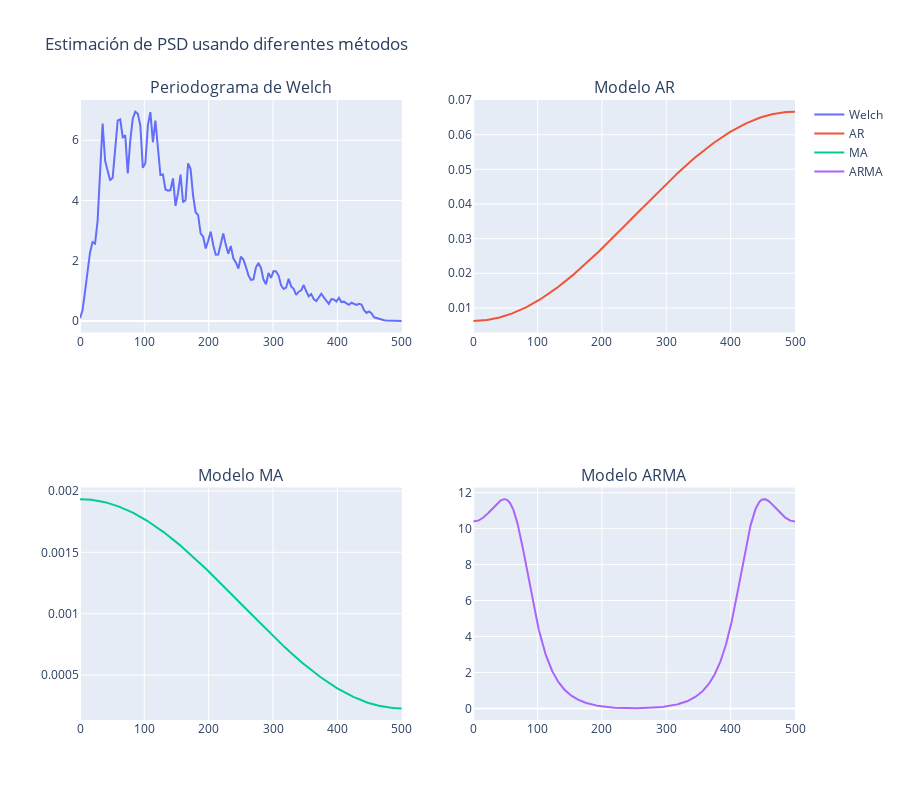

The code cell stored with this chart in its notebook:
### Markdown cell above
### Procesado de señal muscular 

Utilizando las señales que se le proporcionan para esta práctica, compare el funcionamiento del periodograma de welch con cada uno de los modelos presentados durante el desarrollo.

### Code cell
import numpy as np  # Importar la biblioteca numpy para manejo de arrays y funciones matemáticas
import matplotlib.pyplot as plt  # Importar matplotlib para crear gráficos
from scipy.signal import welch  # Importar welch de scipy para calcular el periodograma de Welch
from spectrum import Periodogram, arma2psd, ma, aryule  # Importar funciones de spectrum para estimación de modelos
import plotly.graph_objects as go  # Importar plotly para crear gráficos interactivos
from plotly.subplots import make_subplots  # Importar make_subplots para crear subgráficos

# Cargar las señales de las actividades desde archivos de texto
Bowing = np.loadtxt("./Actividades/Bowing.txt")
Clapping = np.loadtxt("./Actividades/Clapping.txt")
Handshaking = np.loadtxt("./Actividades/Handshaking.txt")
Hugging = np.loadtxt("./Actividades/Hugging.txt")
Jumping = np.loadtxt("./Actividades/Jumping.txt")
Running = np.loadtxt("./Actividades/Running.txt")
Seating = np.loadtxt("./Actividades/Seating.txt")
Standing = np.loadtxt("./Actividades/Standing.txt")
Walking = np.loadtxt("./Actividades/Walking.txt")
Waving = np.loadtxt("./Actividades/Waving.txt")

# Seleccionar una señal para analizar (por ejemplo, Bowing)
signal = Bowing
if signal.ndim > 1:  # Si tiene más de una dimensión
    signal = signal[:, 0]  # Tomamos solo la primera columna
fs = 1000  # Suponiendo una frecuencia de muestreo de 1000 Hz

# Periodograma de Welch
f_welch, Pxx_welch = welch(signal, fs=fs, nperseg=256) # Calcular el periodograma de Welch

# Modelo AR
ar_order = 4  # Orden del modelo AR
AR, rho, k = aryule(signal, ar_order) # Estimar los parámetros del modelo AR
psd_ar = Periodogram(AR, NFFT=1024, sampling=fs)  # Crear el periodograma del modelo AR
psd_ar()  # Calcular la PSD
f_ar = psd_ar.frequencies()  # Obtener las frecuencias
Pxx_ar = psd_ar.psd  # Obtener la PSD

# Modelo MA
ma_order = 4  # Orden del modelo MA
MA, P = ma(signal, ma_order, M=20) # Estimar los parámetros del modelo MA
psd_ma = Periodogram(MA, NFFT=1024, sampling=fs)  # Crear el periodograma del modelo MA
psd_ma()  # Calcular la PSD
f_ma = psd_ma.frequencies()  # Obtener las frecuencias
Pxx_ma = psd_ma.psd  # Obtener la PSDma_estimate(signal, ma_order)

# Modelo ARMA
arma_order = (2, 2)  # Orden del modelo ARMA (AR=2, MA=2)
A, _, _ = aryule(signal, arma_order[0])  # Coeficientes AR
B, _ = ma(signal, arma_order[1], M=20) # Coeficientes MA          # Estimar los coeficientes ARMA
psd_arma = arma2psd(A=A, B=B, NFFT=1024)  # Crear el periodograma del modelo ARMA
#psd_arma()  # Calcular la PSD
f_arma = np.linspace(0, fs/2, len(psd_arma))  # Obtener las frecuencias normalizadas
Pxx_arma = psd_arma[:len(f_arma)]  # Obtener la PSD

# Crear subplots
fig = make_subplots(
    rows=2,  # Número de filas de subgráficos
    cols=2,  # Número de columnas de subgráficos
    subplot_titles=("Periodograma de Welch", "Modelo AR", "Modelo MA", "Modelo ARMA"),  # Títulos de los subgráficos
)

# Añadir trazas para el periodograma de Welch
fig.add_trace(
    go.Scatter(x=f_welch, y=Pxx_welch, mode="lines", name="Welch"), row=1, col=1
)

# Añadir trazas para el modelo AR
fig.add_trace(go.Scatter(x=f_ar, y=Pxx_ar, mode="lines", name="AR"), row=1, col=2)

# Añadir trazas para el modelo MA
fig.add_trace(go.Scatter(x=f_ma, y=Pxx_ma, mode="lines", name="MA"), row=2, col=1)

# Añadir trazas para el modelo ARMA
fig.add_trace(go.Scatter(x=f_arma, y=Pxx_arma, mode="lines", name="ARMA"), row=2, col=2)

# Actualizar el layout
fig.update_layout(title_text="Estimación de PSD usando diferentes métodos", height=800)

# Mostrar la gráfica
fig.show()

### Figure 1 — Plotly figure (JSON) as saved in the notebook; plotly's stock layout.template omitted (floating-point values rounded to 4 significant figures; data arrays with more than 128 entries replaced by an {"elided": "..."} marker saying what was removed)
{"data": [{"mode": "lines", "name": "Welch", "type": "scatter", "x": {"elided": "129 float values"}, "xaxis": "x", "y": {"elided": "129 float values"}, "yaxis": "y"}, {"mode": "lines", "name": "AR", "type": "scatter", "x": {"elided": "513 float values"}, "xaxis": "x2", "y": {"elided": "513 float values"}, "yaxis": "y2"}, {"mode": "lines", "name": "MA", "type": "scatter", "x": {"elided": "513 float values"}, "xaxis": "x3", "y": {"elided": "513 float values"}, "yaxis": "y3"}, {"mode": "lines", "name": "ARMA", "type": "scatter", "x": {"elided": "1024 float values"}, "xaxis": "x4", "y": {"elided": "1024 float values"}, "yaxis": "y4"}], "layout": {"annotations": [{"font": {"size": 16}, "showarrow": false, "text": "Periodograma de Welch", "x": 0.225, "xanchor": "center", "xref": "paper", "y": 1, "yanchor": "bottom", "yref": "paper"}, {"font": {"size": 16}, "showarrow": false, "text": "Modelo AR", "x": 0.775, "xanchor": "center", "xref": "paper", "y": 1, "yanchor": "bottom", "yref": "paper"}, {"font": {"size": 16}, "showarrow": false, "text": "Modelo MA", "x": 0.225, "xanchor": "center", "xref": "paper", "y": 0.375, "yanchor": "bottom", "yref": "paper"}, {"font": {"size": 16}, "showarrow": false, "text": "Modelo ARMA", "x": 0.775, "xanchor": "center", "xref": "paper", "y": 0.375, "yanchor": "bottom", "yref": "paper"}], "height": 800, "title": {"text": "Estimación de PSD usando diferentes métodos"}, "xaxis": {"anchor": "y", "domain": [0, 0.45]}, "xaxis2": {"anchor": "y2", "domain": [0.55, 1]}, "xaxis3": {"anchor": "y3", "domain": [0, 0.45]}, "xaxis4": {"anchor": "y4", "domain": [0.55, 1]}, "yaxis": {"anchor": "x", "domain": [0.625, 1]}, "yaxis2": {"anchor": "x2", "domain": [0.625, 1]}, "yaxis3": {"anchor": "x3", "domain": [0, 0.375]}, "yaxis4": {"anchor": "x4", "domain": [0, 0.375]}}}
